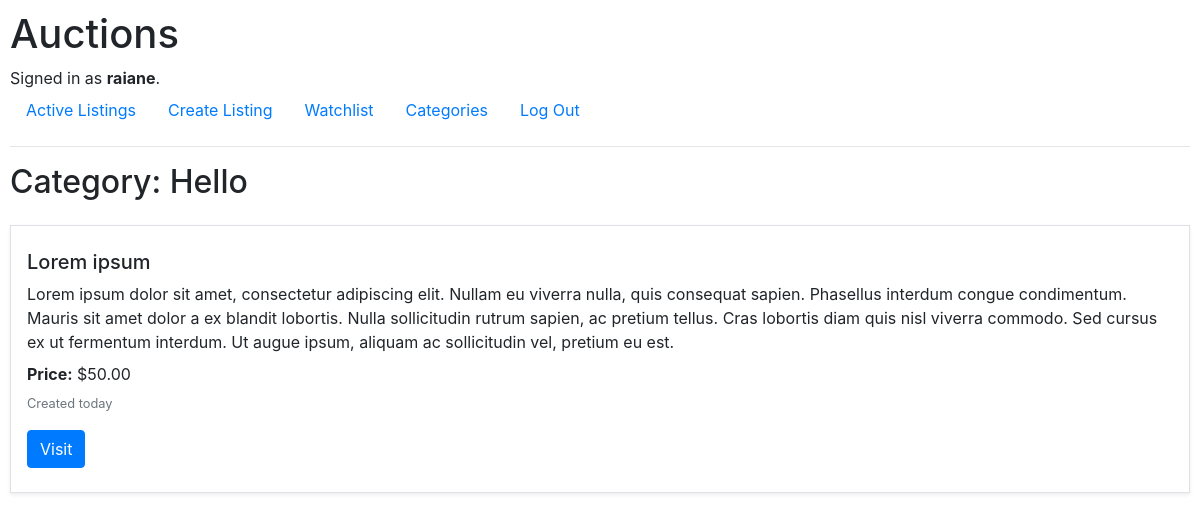
The page /categories/Hello (signed in) on the database its author committed.
### auctions/models.py (models this page shows, shortened)
class User(AbstractUser):
    pass

class Categories(models.Model):
    category = models.CharField(max_length=100, unique=True, blank=True, null=True)

class AuctionListing(models.Model):
    title = models.CharField(max_length=100)
    description = models.TextField()
    bid = models.DecimalField(max_digits=100, decimal_places=2)
    imageURL = models.URLField(blank=True)
    category = models.ForeignKey(Categories, on_delete=models.CASCADE, related_name="listing", null=True, blank=True)
    user = models.ForeignKey(User, on_delete=models.CASCADE, related_name="userListing")
    active = models.BooleanField(default=True)
    time = models.DateTimeField(auto_now=True)
    class Meta:
        ordering = [F("id").desc()]

### auctions/views.py (the view)
# urls.py: path("categories/<str:category>", views.categoryPage, name="categoryPage"),
@login_required(login_url="login")
def categoryPage(request, category):
    category_id = Categories.objects.get(category=category)
    listings = list(AuctionListing.objects.filter(category=category_id.id, active=True).all())
    return render(request, "auctions/categoryPage.html", {
        "listings": listings,
        "category": category
    })

### auctions/templates/auctions/categoryPage.html (shortened to what this page needs)
{% extends 'auctions/layout.html' %}
{% load humanize %}
{% block body %}
    <h2 class="pb-3">Category: {{ category }}</h2>
    <ul class="list-unstyled">
        {% for listing in listings %}
            <li class="media shadow-sm mb-4 w-100 border">
                <div class="media-body px-3 py-4">
                    <h5 class="mt-0">{{ listing.title }}</h5>
                    <p class="my-0">{{ listing.description }}</p>
                    <p class="my-2">
                        <strong>Price:</strong> ${{ listing.bid }}
                    </p>
                    <small class="text-muted d-block mb-3">Created {{ listing.time | naturalday }}</small>
                    <a href="{% url 'listings' listing.id %}" class="btn btn-primary ">Visit</a>
                </div>
            </li>
        {% empty %}
            <li>
                <p class="lead">No listings with this category yet.</p>
            </li>
        {% endfor %}
    </ul>
{% endblock %}

### auctions/templates/auctions/layout.html (shortened to what this page needs)
{% load static %}
<!DOCTYPE html>
<html lang="en">
    <head>
        <link rel="stylesheet" href="https://stackpath.bootstrapcdn.com/bootstrap/4.4.1/css/bootstrap.min.css">
        <link href="{% static 'auctions/styles.css' %}" rel="stylesheet">
    </head>
    <body>
        <h1>Auctions</h1>
        <div>
            {% if user.is_authenticated %}
                Signed in as <strong>{{ user.username }}</strong>.
            {% else %}
                Not signed in.
            {% endif %}
        </div>
        <ul class="nav">
            <li class="nav-item">
                <a class="nav-link" href="{% url 'index' %}">Active Listings</a>
            </li>
            {% if user.is_authenticated %}
                <li class="nav-item">
                    <a href="{% url 'create_listing' %}" class="nav-link">Create Listing</a>
                </li>
                <li class="nav-item">
                    <a href="{% url 'watchlist' %}" class="nav-link">Watchlist</a>
                </li>
                <li class="nav-item">
                    <a href="{% url 'categories' %}" class="nav-link">Categories</a>
                </li>
                <li class="nav-item">
                    <a class="nav-link" href="{% url 'logout' %}">Log Out</a>
                </li>
            {% endif %}
        </ul>
        <hr>
        {% block body %}
        {% endblock %}
    </body>
</html>

### auctions/static/auctions/styles.css (style rules this page uses)
body { padding: 10px; }

### rows shown on the page
User: username "raiane"
Categories: category "Hello"
AuctionListing: title "Lorem ipsum", description "Lorem ipsum dolor sit amet, consectetur adipiscing elit. Nullam eu viverra nulla, quis consequat sapien. Phasellus interdum congue condimentum. Mauris sit amet dolor a ex blandit lobortis. Nulla sollicitudin rutrum sapien, ac pretium tellus. Cras lobortis diam quis nisl viverra commodo. Sed cursus ex ut fermentum interdum. Ut augue ipsum, aliquam ac sollicitudin vel, pretium eu est.", bid "50.00", time "today"
